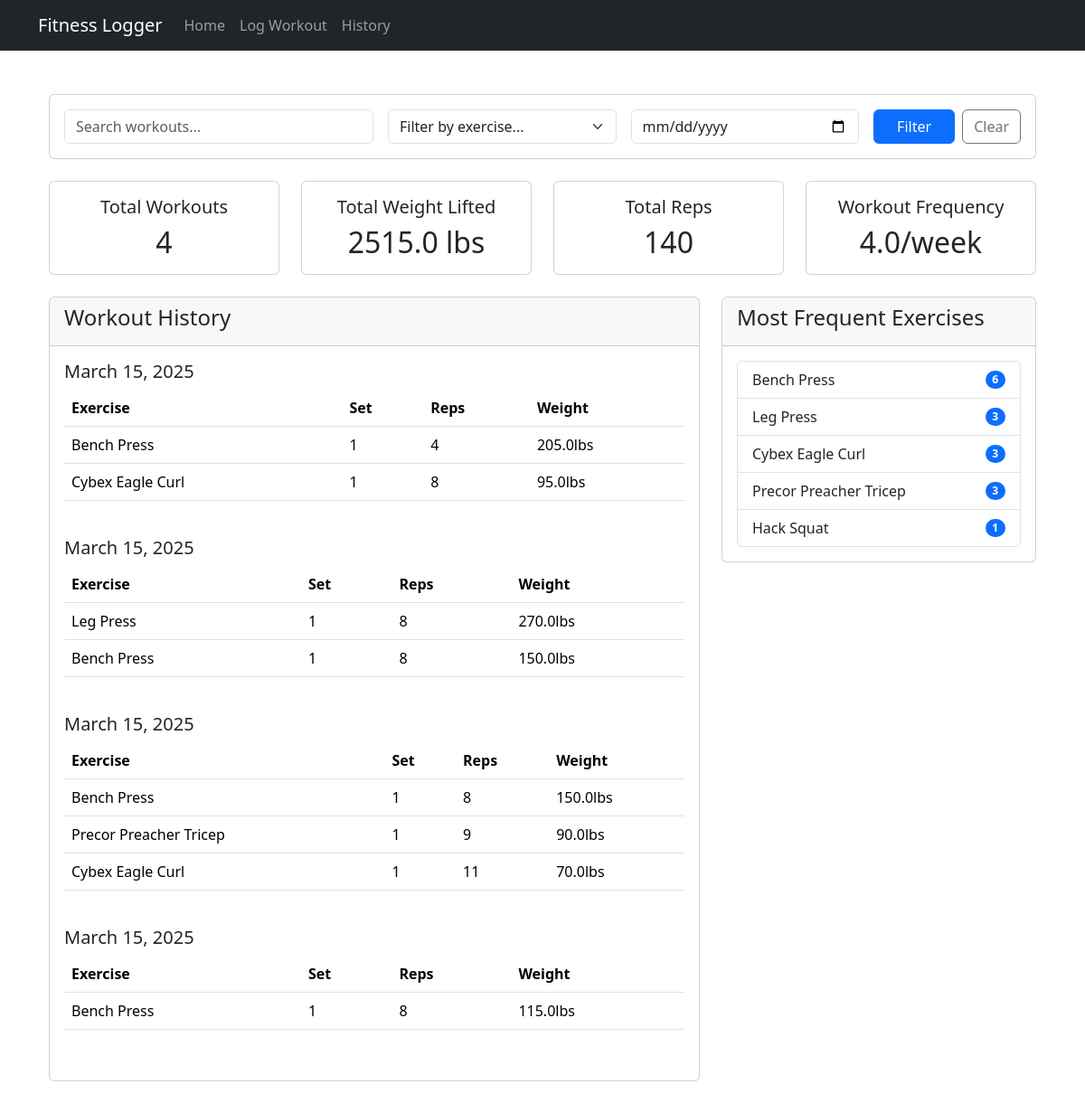
The app's page /history with its own data.
### models.py (models this page shows)
class Workout(db.Model):
    id = db.Column(db.Integer, primary_key=True)
    name = db.Column(db.String(100), nullable=False)
    date_created = db.Column(db.DateTime, default=datetime.utcnow)
    finished = db.Column(db.Boolean, default=False)
    workout_exercises = db.relationship('WorkoutExercise', back_populates='workout')
    sets = db.relationship('Set', backref='workout', lazy=True)

class Exercise(db.Model):
    id = db.Column(db.Integer, primary_key=True)
    name = db.Column(db.String(100), nullable=False)
    sets = db.relationship('Set', backref='exercise', lazy=True)
    workouts = db.relationship('WorkoutExercise', back_populates='exercise')

class Set(db.Model):
    id = db.Column(db.Integer, primary_key=True)
    exercise_id = db.Column(db.Integer, db.ForeignKey('exercise.id'), nullable=False)
    reps = db.Column(db.Integer, nullable=False)
    weight = db.Column(db.Float)
    timestamp = db.Column(db.DateTime, default=datetime.utcnow)
    workout_id = db.Column(db.Integer, db.ForeignKey('workout.id'))

### app.py (the view)
@app.route('/history')
def history():
    workouts = Workout.query.order_by(Workout.date_created.desc()).all()
    exercises = Exercise.query.all()
    total_workouts = len(workouts)
    sets = Set.query.all()
    total_weight = sum(s.weight or 0 for s in sets)
    total_reps = sum(s.reps for s in sets)
    if workouts:
        first_workout = min(w.date_created for w in workouts)
        weeks = (datetime.now() - first_workout).days / 7
        workout_frequency = round(total_workouts / max(1, weeks), 1)
    else:
        workout_frequency = 0
    frequent_exercises = db.session.query(
        Exercise.name,
        db.func.count(Set.id).label('count')
    ).join(Set).group_by(Exercise.id)\
    .order_by(db.func.count(Set.id).desc())\
    .limit(10).all()
    formatted_workouts = []
    for workout in workouts:
        sets_by_exercise = {}
        for s in workout.sets:
            if s.exercise_id not in sets_by_exercise:
                sets_by_exercise[s.exercise_id] = {
                    'name': s.exercise.name,
                    'sets': [],
                }
            sets_by_exercise[s.exercise_id]['sets'].append({
                'set_number': len(sets_by_exercise[s.exercise_id]['sets']) + 1,
                'exercise_name': s.exercise.name,
                'reps': s.reps,
                'weight': s.weight
            })
        formatted_workouts.append({
            'date': workout.date_created,
            'sets': [item for sublist in [e['sets'] for e in sets_by_exercise.values()] for item in sublist]
        })
    return render_template('history.html',
        workouts=formatted_workouts,
        exercises=exercises,
        total_workouts=total_workouts,
        total_weight=total_weight,
        total_reps=total_reps,
        workout_frequency=workout_frequency,
        frequent_exercises=frequent_exercises
    )

### app.py (called while the page is built)
@app.template_filter('strftime')
def _jinja2_filter_datetime(date, fmt=None):
    return date.strftime(fmt)

@app.context_processor
def inject_metadata():
    return dict(metadata=APP_METADATA)

### templates/history.html (shortened to what this page needs)
{% extends "base.html" %}
{% block content %}
<div class="container py-4">
    <div class="card mb-4">
        <div class="card-body">
            <form class="row g-3">
                <div class="col-md-4">
                    <input type="text" class="form-control" id="searchWorkout" placeholder="Search workouts...">
                </div>
                <div class="col-md-3">
                    <select class="form-select" id="filterExercise">
                        <option selected>Filter by exercise...</option>
                    </select>
                </div>
                <div class="col-md-3">
                    <input type="date" class="form-control" id="dateFilter">
                </div>
                <div class="col-md-2">
                    <div class="d-flex gap-2">
                        <button type="submit" class="btn btn-primary flex-grow-1">Filter</button>
                        <button type="button" class="btn btn-outline-secondary" id="clearFilters">Clear</button>
                    </div>
                </div>
            </form>
        </div>
    </div>
    <div class="row mb-4">
        <div class="col-md-3">
            <div class="card text-center">
                <div class="card-body">
                    <h5 class="card-title">Total Workouts</h5>
                    <p class="card-text h2">{{ total_workouts }}</p>
                </div>
            </div>
        </div>
        <div class="col-md-3">
            <div class="card text-center">
                <div class="card-body">
                    <h5 class="card-title">Total Weight Lifted</h5>
                    <p class="card-text h2">{{ total_weight }} lbs</p>
                </div>
            </div>
        </div>
        <div class="col-md-3">
            <div class="card text-center">
                <div class="card-body">
                    <h5 class="card-title">Total Reps</h5>
                    <p class="card-text h2">{{ total_reps }}</p>
                </div>
            </div>
        </div>
        <div class="col-md-3">
            <div class="card text-center">
                <div class="card-body">
                    <h5 class="card-title">Workout Frequency</h5>
                    <p class="card-text h2">{{ workout_frequency }}/week</p>
                </div>
            </div>
        </div>
    </div>
    <div class="row">
        <div class="col-md-8">
            <div class="card">
                <div class="card-header">
                    <h4>Workout History</h4>
                </div>
                <div class="card-body">
                    {% for workout in workouts %}
                    <div class="workout-entry mb-4">
                        <h5>{{ workout.date|strftime('%B %d, %Y') }}</h5>
                        <div class="table-responsive">
                            <table class="table table-hover">
                                <thead>
                                    <tr>
                                        <th>Exercise</th>
                                        <th>Set</th>
                                        <th>Reps</th>
                                        <th>Weight</th>
                                    </tr>
                                </thead>
                                <tbody>
                                    {% for set in workout.sets %}
                                    <tr>
                                        <td>{{ set.exercise_name }}</td>
                                        <td>{{ set.set_number }}</td>
                                        <td>{{ set.reps }}</td>
                                        <td>{{ set.weight }}lbs</td>
                                    </tr>
                                    {% endfor %}
                                </tbody>
                            </table>
                        </div>
                    </div>
                    {% endfor %}
                </div>
            </div>
        </div>
        <div class="col-md-4">
            <div class="card">
                <div class="card-header">
                    <h4>Most Frequent Exercises</h4>
                </div>
                <div class="card-body">
                    <ul class="list-group">
                        {% for exercise in frequent_exercises %}
                        <li class="list-group-item d-flex justify-content-between align-items-center">
                            {{ exercise.name }}
                            <span class="badge bg-primary rounded-pill">{{ exercise.count }}</span>
                        </li>
                        {% endfor %}
                    </ul>
                </div>
            </div>
        </div>
    </div>
</div>
{% endblock %}

### templates/base.html (shortened to what this page needs)
<!DOCTYPE html>
<html lang="en">
<head>
     <link href="https://cdn.jsdelivr.net/npm/bootstrap@5.3.3/dist/css/bootstrap.min.css" rel="stylesheet">
     <link rel="stylesheet" href="https://cdn.jsdelivr.net/npm/bootstrap-icons@1.11.3/font/bootstrap-icons.min.css">
</head>
<body>
    <nav class="navbar navbar-expand-lg navbar-dark bg-dark mb-4">
        <div class="container">
            <a class="navbar-brand" href="{{ url_for('index') }}">{{ metadata.brand_name }}</a>
            <div class="collapse navbar-collapse" id="navbarNav">
                <ul class="navbar-nav">
                    {% for item in metadata.nav_items %}
                    <li class="nav-item">
                        <a class="nav-link" href="{{ url_for(item.route) }}">{{ item.name }}</a>
                    </li>
                    {% endfor %}
                </ul>
            </div>
        </div>
    </nav>
    <main class="container">
        <div class="row">
            <div class="col-12">
                {% block content %}{% endblock %}
            </div>
        </div>
    </main>
</body>
</html>

### records on screen
Workout: date|strftime "March 15, 2025"
Exercise: exercise_name "Bench Press" "Bench Press" "Bench Press" "Bench Press", name "Bench Press", count "6"
Set: weight "205.0"
Exercise: exercise_name "Cybex Eagle Curl" "Cybex Eagle Curl", name "Cybex Eagle Curl", count "3"
Set: weight "95.0"
Workout: date|strftime "March 15, 2025"
Exercise: exercise_name "Leg Press", name "Leg Press", count "3"
Set: weight "270.0"
Set: weight "150.0"
Workout: date|strftime "March 15, 2025"
Set: weight "150.0"
Exercise: exercise_name "Precor Preacher Tricep", name "Precor Preacher Tricep", count "3"
Set: weight "90.0"
Set: weight "70.0"
Workout: date|strftime "March 15, 2025"
Set: weight "115.0"
Exercise: name "Hack Squat", count "1"

### other values on screen
{{ metadata.brand_name }} "Fitness Logger"
{{ item.name }} "Home" "Log Workout" "History"
{{ total_workouts }} "4"
{{ total_weight }} "2515.0"
{{ total_reps }} "140"
{{ set.set_number }} "1" "1" "1" "1" "1" "1" "1" "1"
{{ set.reps }} "4" "8" "8" "8" "8" "9" "11" "8"
